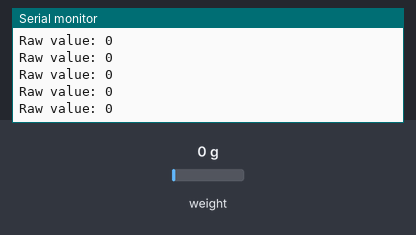
A sketch run on a simulated Arduino Uno, built with avr-gcc and run on an emulated ATmega328P. Parts: the last lines printed to the serial monitor. The test bench sets the inputs (shaded band); at power-on: weight on the scale 0 g.

Above: at 2.2 s.
2.3 s: weight on the scale set to 100 g
At 2.36 s:
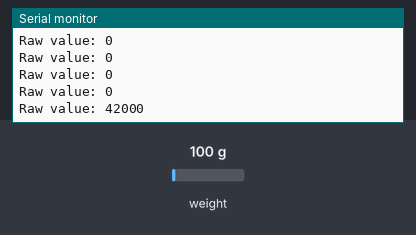
3.8 s: weight on the scale set to 1250 g
At 3.96 s:
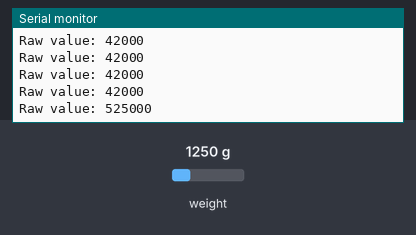
Timing chart, 0 to 6.8 s (numbered marks = the images above; inputs shaded):
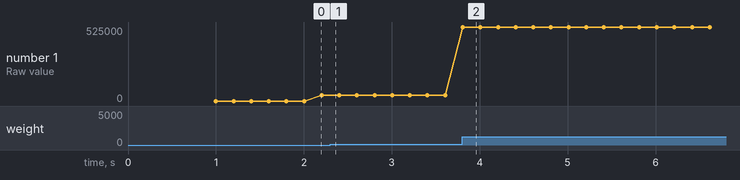

Measured:
- after the input at 3.8 s, the serial monitor: prints a new line at once (image 2)
- plotted number 1: 42000 → 525000 after the input at 3.8 s

The sketch:

calibrate_hx711.ino
```cpp
#include <HX711.h>
HX711 scale;

void setup() {
  Serial.begin(9600);
  Serial.println("Remove all weight from scale!");
  scale.begin(2, 3);
  scale.set_scale();
  scale.tare();
}

void loop() {
  if (Serial.available()) {
    char cmd = Serial.read();
    if(cmd == 't') scale.tare();
  }
  Serial.print("Raw value: ");
  Serial.println(scale.read());
  delay(100);
}
```
